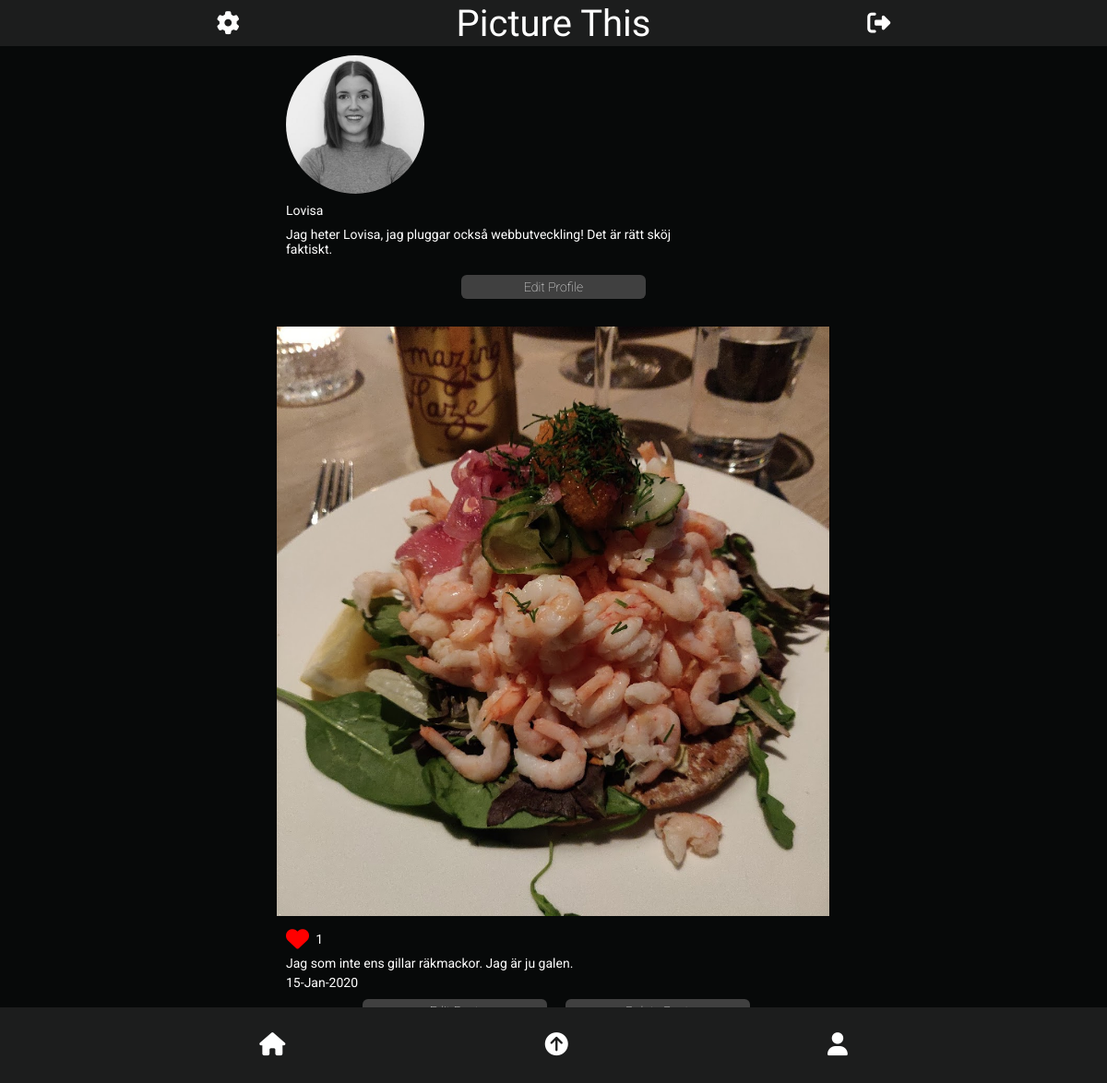
The app's page /profile.php (signed in) with its own data.
### tables this page shows
CREATE TABLE users (
id INTEGER PRIMARY KEY,
fullname VARCHAR,
username VARCHAR,
email VARCHAR,
password VARCHAR,
profileimage VARCHAR,
biography VARCHAR);

CREATE TABLE posts (
id integer primary KEY
autoincrement,
postImage VARCHAR,
postContent VARCHAR,
createdAt VARCHAR,
userId INTEGER
);

### app/functions.php (called while the page is built, shortened)
<?php
function isLoggedIn(): bool
{
    return isset($_SESSION['user']);
}
function getUserById(int $id, object $pdo): array
{
    $statement = $pdo->prepare('SELECT * FROM users WHERE id = :id');
    $statement->bindParam(':id', $id, PDO::PARAM_STR);
    $statement->execute();
    $user = $statement->fetch(PDO::FETCH_ASSOC);
    if ($user) {
        return $user;
    }
    return $user = [];
}
function getPostsByUser(int $id, object $pdo): array
{
    $statement = $pdo->prepare('SELECT * FROM posts WHERE userId = :userId ORDER BY createdAt DESC');
    $statement->bindParam(':userId', $id, PDO::PARAM_INT);
    $statement->execute();
    $posts = $statement->fetchAll(PDO::FETCH_ASSOC);
    return $posts;
}
function countLikes(int $postId, object $pdo): string
{
    $statement = $pdo->prepare('SELECT COUNT(*) FROM likes WHERE postId = :postId');
    $statement->bindParam(':postId', $postId, PDO::PARAM_INT);
    $statement->execute();
    $likes = $statement->fetch(PDO::FETCH_ASSOC);
    return $likes["COUNT(*)"];
}
function isLikedByUser(int $postId, int $userId, object $pdo): bool
{
    $statement = $pdo->prepare('SELECT * FROM likes WHERE postId = :postId AND userId = :userId');
    $statement->bindParam(':postId', $postId, PDO::PARAM_INT);
    $statement->bindParam(':userId', $userId, PDO::PARAM_INT);
    $statement->execute();
    $isLikedByUser = $statement->fetch(PDO::FETCH_ASSOC);
    return $isLikedByUser ? true : false;
}

### app/config.php (called while the page is built, shortened)
<?php
return [
    'title' => 'Picture This',
    'database_path' => sprintf('sqlite:%s/database/database.db', __DIR__),
];

### app/autoload.php (called while the page is built, shortened)
<?php
require __DIR__.'/functions.php';
$config = require __DIR__.'/config.php';

### profile.php (the view, shortened to what this page needs)
<?php require __DIR__ . '/views/header.php'; ?>
<?php $user = getUserById($_SESSION['user']['id'], $pdo); ?>
<?php $id = (int) $_SESSION['user']['id']; ?>
<?php $posts = getPostsByUser($id, $pdo); ?>
<section class="profile-page">
    <div class="profile-info">
        <div class="profile-image">
            <?php if (isLoggedIn()) : ?>
                <img loading="lazy" class="profile-image-src" src="<?= 'app/users/images/' . $user['profileimage'] ?>" alt="Profile-image">
            <?php endif; ?>
        </div>
        <p class=> <?php echo $user['username'] ?></p>
        <div class="biography-profile-page">
            <?php if (isLoggedIn()) : ?>
                <p><?php echo $user['biography']; ?></p>
            <?php endif; ?>
        </div>
    </div>
    <form>
        <input type="button" class="submit-button" value="Edit Profile" onclick="window.location.href='settings.php'">
    </form>
    <?php if (isLoggedIn()) : ?>
        <div class="profile-wrapper">
            <?php foreach ($posts as $post) : ?>
                <div data-id="<?= $post['id'] ?>" class="profile-post">
                    <img loading="lazy" data-id="<?= $post['id'] ?>" class="profile-post-src" src="<?= 'app/posts/uploads/' . $post['postImage'] ?>" alt="">
                    <div data-id="<?= $post['id'] ?>" class="post-content ">
                        <?php $likes = countLikes($post['id'], $pdo) ?>
                        <?php $isLikedByUser = isLikedByUser($post['id'], $_SESSION['user']['id'], $pdo); ?>
                        <div class="info-bottom-image">
                            <div class="likes-position">
                                <form data-id="<?= $post['id'] ?>" class="like-form" action="app/posts/likes.php" method="post" enctype="multipart/form-data">
                                    <button data-id="<?= $post['id'] ?>" class=" button-liked like <?= $isLikedByUser ? '' : 'hidden' ?>" type=" submit" name="postId" value="<?= $post['id'] ?>"><i class="fas fa-heart"></i></button>
                                </form>
                                <p class="likeCount<?= $post['id'] ?>"><?php echo $likes ?></p>
                            </div>
                            <p class="content-bottom"><?php echo $post['postContent']; ?></p>
                            <p class="date-bottom"><?php $date = $post['createdAt'];
                                                    $currentDate = explode("-", $date);
                                                    echo $currentDate[0] . '-' . $currentDate[1] . '-' . $currentDate[2] ?></p>
                        </div>
                        <div data-id="<?= $post['id'] ?>" class="update-post-content ">
                            <form class="edit-post-form" action="app/posts/update.php" method="post" enctype="multipart/form-data">
                                <button data-id="<?= $post['id'] ?>" class="submit-button edit-button " type="button" name="postId" value="<?= $post['id'] ?>">Edit Post</button>
                            </form>
                            <form class="delete-button-form" action="app/posts/delete.php" method="post" enctype="multipart/form-data">
                                <button class="submit-button button-delete " type="submit" name="postId" value="<?= $post['id'] ?>">Delete Post</button>
                            </form>
                        </div>
                    </div>
                <?php endforeach; ?>
                </div>
            <?php endif; ?>
</section>
<?php require __DIR__ . '/views/footer.php'; ?>

### views/header.php (shortened to what this page needs)
<?php require __DIR__ . '/../app/autoload.php'; ?>
<!DOCTYPE html>
<html lang="en">
<head>
    <link rel="stylesheet" href="/assets/styles/main.css">
    <link rel="stylesheet" href="/assets/styles/profile.css">
    <link rel="stylesheet" href="/assets/styles/footer.css">
    <link rel="stylesheet" href="/assets/styles/navigation.css">
    <link rel="stylesheet" href="/assets/styles/loginpage.css">
    <link rel="stylesheet" href="/assets/styles/feed.css">
    <link rel="stylesheet" href="/assets/styles/buttons.css">
    <link rel="stylesheet" href="/assets/styles/settings.css">
    <link rel="stylesheet" href="/assets/styles/upload.css">
    <link rel="stylesheet" href="/assets/styles/register.css">
    <link rel="stylesheet" href="/assets/styles/desktopversion.css">
</head>
<body>
    <?php if (isLoggedIn()) : ?>
        <?php require __DIR__ . '/navigation.php'; ?>
    <?php endif; ?>

### views/navigation.php
<?php if (isLoggedIn()) : ?>
    <nav>
        <ul>
            <li class="nav-item">
                <a class="nav-link<?php echo $_SERVER['SCRIPT_NAME'] === '/settings.php' ? 'active' : ''; ?>" href="/settings.php"><i class="fas fa-cog"></i></a>
            </li>
            <li class="nav-item">
                <a class="navbar-brand" href="/index.php"><?php echo $config['title']; ?></a>
            </li>
            <li class="nav-item">
                <a class="nav-link" href="/app/users/logout.php"><i class="fas fa-sign-out-alt"></i></a>
            </li>
        </ul>
    </nav>
<?php else : ?>
    <nav class="navbar">
        <a class="navbar-brand" href="#"><?php echo $config['title']; ?></a>
    </nav>
<?php endif; ?>

### views/footer.php (shortened to what this page needs)
<section class="footer">
    <a class="icons" href="index.php"><i class="fas fa-home"></i></a>
    <a class="icons" href="upload.php"><i class="fas fa-arrow-circle-up"></i></a>
    <a class="icons" href="profile.php"><i class="fas fa-user"></i></a>
</section>
</body>
</html>

### assets/styles/main.css (style rules this page uses)
* { margin: 0; padding: 0; box-sizing: border-box; font-size: 14px; font-family: "Roboto", sans-serif; }
body { width: 100vw; display: flex; flex-direction: column; align-items: center; justify-content: center; background-color: #070909; color: white; }
section { width: 100%; display: flex; flex-direction: column; align-items: center; justify-content: center; }

### assets/styles/profile.css (style rules this page uses)
.profile-page { width: 100%; margin-top: 50px; display: flex; justify-content: flex-start; }
.profile-image-src { margin: 0 10px; border-radius: 50%; display: flex; width: 100px; height: 100px; object-fit: cover; }
.info-bottom-image { margin: 10px 30px 10px 10px; }
.likes-position { width: 40px; display: flex; align-items: center; justify-content: space-between; margin-bottom: 5px; }
.biography-profile-page { width: 80%; }
.profile-post-src { width: 100%; object-fit: cover; }
.profile-wrapper { width: 100vw; display: flex; flex-direction: row; flex-wrap: wrap; margin-bottom: 30px; margin-top: 15px; }
.profile-info { margin: 10px; width: 100%; }
.profile-info p { margin: 10px; }
.profile-post { margin-bottom: 5px; width: 100%; }
.update-post-content { display: flex; flex-direction: row; justify-content: center; margin: 0 0 20px 5px; }
.edit-post-form { display: flex; flex-direction: column; align-items: center; }

### assets/styles/footer.css (style rules this page uses)
.footer { width: 100%; height: 7%; display: flex; flex-direction: row; justify-content: space-evenly; background-color: #1c1d1d; position: fixed; bottom: 0; }
a { color: white; }
a:link, a:visited, a:hover, a:active { text-decoration: none; }
i { font-size: 25px; color: white; }

### assets/styles/navigation.css (style rules this page uses)
nav { width: 100%; height: 50px; position: fixed; top: 0; }
ul { display: flex; flex-direction: row; justify-content: space-evenly; align-items: center; height: 50px; background-color: #1c1d1d; }
li { list-style-type: none; }
.navbar-brand { font-family: "Lobster", cursive; font-size: 25px; font-weight: 300; display: flex; justify-content: center; align-items: center; height: 100%; }

### assets/styles/feed.css (style rules this page uses)
.content-bottom { margin-top: 5px; }
.date-bottom { margin-top: 5px; }

### assets/styles/buttons.css (style rules this page uses)
.submit-button { border: none; background: #404040; color: #ffffff; font-weight: 100; padding: 5px; border-radius: 6px; transition: all 0.3s ease 0s; width: 102px; }
.button-delete { width: 102px; }
.edit-button { margin-right: 20px; width: 102px; }
.button-liked { background: none; border: none; }
.button-liked i { color: red; }

### assets/styles/desktopversion.css (style rules this page uses)
@media all and (min-width: 768px) { section { width: 50vw; } }
@media all and (min-width: 768px) { body { margin: auto; width: 50vw; } }
@media all and (min-width: 768px) { .footer { width: 100%; } }
@media all and (min-width: 768px) { nav { width: 100%; } }
@media all and (min-width: 768px) { .profile-wrapper { width: 50vw; } }
@media all and (min-width: 768px) { .profile-image-src { width: 150px; height: 150px; } }
@media all and (min-width: 768px) { .navbar-brand { font-size: 40px; } }
@media all and (min-width: 768px) { .submit-button { width: 200px; } }
@media all and (min-width: 768px) { .submit-button { margin-bottom: 10px; } }
@media all and (min-width: 768px) { .profile-post-src { width: 100%; } }

### records on screen
users: profileimage (picture), username "Lovisa", biography "Jag heter Lovisa, jag pluggar också webbutveckling! Det är rätt sköj faktiskt."
posts: postImage (picture), $post['id'] 32 (drawn), likes "1", postContent "Jag som inte ens gillar räkmackor. Jag är ju galen.", createdAt "15", createdAt "Jan", createdAt "2020"

### other values on screen
$config['title'] "Picture This"
